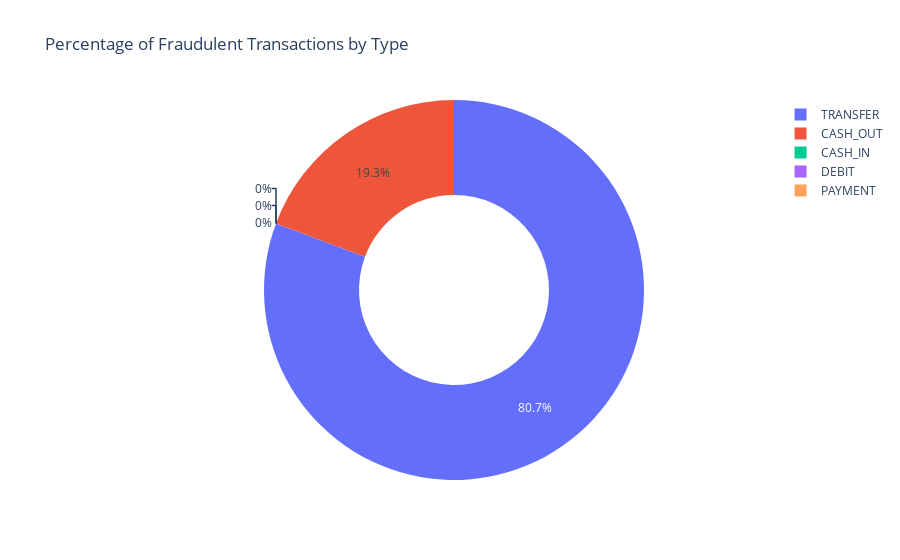

Notebook code cell kept with this figure:
### Code cell
fraud_by_type = data.groupby('type')['isFraud'].mean().reset_index()
fraud_by_type['percentage'] = fraud_by_type['isFraud'] * 100

figure = px.pie(fraud_by_type,
               values='percentage',
               names='type',
               hole=0.5,
               title='Percentage of Fraudulent Transactions by Type')

figure.show()

### Figure 1 — Plotly figure (JSON) as saved in the notebook; plotly's stock layout.template omitted (floating-point values rounded to 4 significant figures)
{"data": [{"domain": {"x": [0, 1], "y": [0, 1]}, "hole": 0.5, "hovertemplate": "type=%{label}<br>percentage=%{value}<extra></extra>", "labels": ["CASH_IN", "CASH_OUT", "DEBIT", "PAYMENT", "TRANSFER"], "legendgroup": "", "name": "", "showlegend": true, "type": "pie", "values": [0, 0.184, 0, 0, 0.7688]}], "layout": {"legend": {"tracegroupgap": 0}, "title": {"text": "Percentage of Fraudulent Transactions by Type"}}}
